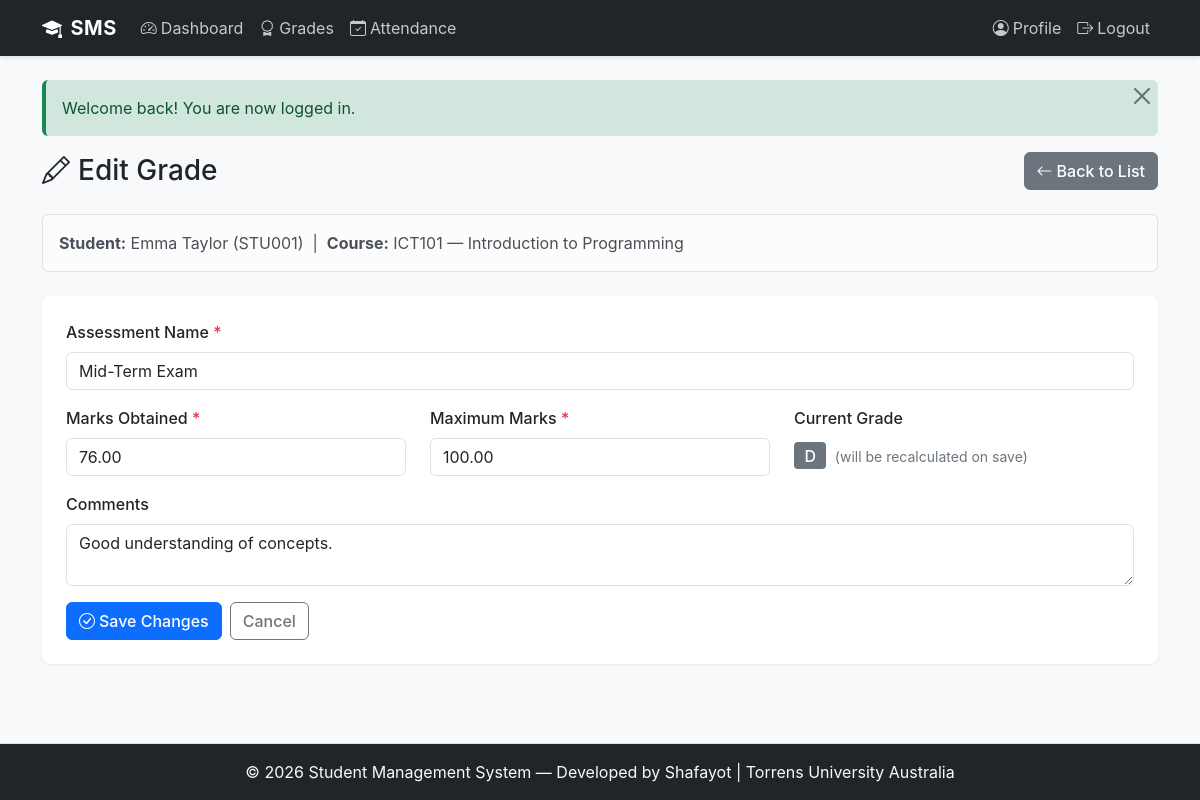
The app's page /public/grades/edit.php?id=2 (signed in) with its own data.
### tables this page shows
CREATE TABLE grades (
    id INT AUTO_INCREMENT PRIMARY KEY,
    enrollment_id INT NOT NULL,
    assessment_name VARCHAR(100) NOT NULL,
    marks_obtained DECIMAL(5,2) NOT NULL,
    max_marks DECIMAL(5,2) NOT NULL DEFAULT 100.00,
    grade_letter VARCHAR(2) NULL,
    comments TEXT NULL,
    recorded_at DATETIME NOT NULL DEFAULT CURRENT_TIMESTAMP,
    FOREIGN KEY (enrollment_id) REFERENCES enrollments(id) ON DELETE CASCADE,
    INDEX idx_enrollment_id (enrollment_id)
);

CREATE TABLE students (
    id INT AUTO_INCREMENT PRIMARY KEY,
    user_id INT NOT NULL,
    student_number VARCHAR(20) NOT NULL UNIQUE,
    first_name VARCHAR(50) NOT NULL,
    last_name VARCHAR(50) NOT NULL,
    date_of_birth DATE NULL,
    gender ENUM('male', 'female', 'other') NULL,
    phone VARCHAR(20) NULL,
    address TEXT NULL,
    enrollment_year YEAR NOT NULL,
    created_at DATETIME NOT NULL DEFAULT CURRENT_TIMESTAMP,
    FOREIGN KEY (user_id) REFERENCES users(id) ON DELETE CASCADE,
    INDEX idx_user_id (user_id),
    INDEX idx_student_number (student_number)
);

CREATE TABLE courses (
    id INT AUTO_INCREMENT PRIMARY KEY,
    course_code VARCHAR(20) NOT NULL UNIQUE,
    course_name VARCHAR(100) NOT NULL,
    description TEXT NULL,
    credits INT NOT NULL DEFAULT 3,
    teacher_id INT NULL,
    semester ENUM('1', '2', 'summer') NOT NULL DEFAULT '1',
    year YEAR NOT NULL,
    created_at DATETIME NOT NULL DEFAULT CURRENT_TIMESTAMP,
    FOREIGN KEY (teacher_id) REFERENCES teachers(id) ON DELETE SET NULL,
    INDEX idx_course_code (course_code),
    INDEX idx_teacher_id (teacher_id)
);

### includes/db.php (called while the page is built, shortened)
<?php
class Database {
    private static $instance = null;
    public static function get_connection() {
        if (self::$instance === null) {
            try {
                $dsn = 'mysql:host=' . DB_HOST . ';dbname=' . DB_NAME . ';charset=' . DB_CHARSET;
                $options = [
                    PDO::ATTR_ERRMODE            => PDO::ERRMODE_EXCEPTION,
                    PDO::ATTR_DEFAULT_FETCH_MODE  => PDO::FETCH_ASSOC,
                    PDO::ATTR_EMULATE_PREPARES    => false,
                ];
                self::$instance = new PDO($dsn, DB_USER, DB_PASS, $options);
            } catch (PDOException $e) {
                error_log('Database connection failed: ' . $e->getMessage());
                die('Sorry, we could not connect to the database. Please try again later.');
            }
        }
        return self::$instance;
    }
    public static function query($sql, $params = []) {
        try {
            $pdo = self::get_connection();
            $stmt = $pdo->prepare($sql);
            $stmt->execute($params);
            return $stmt;
        } catch (PDOException $e) {
            error_log('Query failed: ' . $e->getMessage());
            die('Sorry, a database error occurred. Please try again later.');
        }
    }
    public static function fetch_one($sql, $params = []) {
        $stmt = self::query($sql, $params);
        return $stmt->fetch();
    }
}

### includes/functions.php (called while the page is built, shortened)
<?php
function sanitize($string) {
    return htmlspecialchars($string, ENT_QUOTES, 'UTF-8');
}

### public/grades/edit.php (the view, shortened to what this page needs)
<?php
require_once __DIR__ . '/../../includes/header.php';
$grade_id = intval($_GET['id'] ?? 0);
$grade = Database::fetch_one(
    "SELECT g.*, e.student_id, e.course_id, c.teacher_id, c.course_code, c.course_name,
            s.first_name as s_first, s.last_name as s_last, s.student_number
     FROM grades g
     JOIN enrollments e ON g.enrollment_id = e.id
     JOIN courses c ON e.course_id = c.id
     JOIN students s ON e.student_id = s.id
     WHERE g.id = ?",
    [$grade_id]
);
$form = [
    'assessment_name' => $grade['assessment_name'],
    'marks_obtained'  => $grade['marks_obtained'],
    'max_marks'       => $grade['max_marks'],
    'comments'        => $grade['comments'],
];
?>
<div class="d-flex justify-content-between align-items-center mb-4">
    <h1 class="h3 mb-0"><i class="bi bi-pencil me-2"></i>Edit Grade</h1>
    <a href="<?php echo BASE_URL; ?>/grades/list.php" class="btn btn-secondary">
        <i class="bi bi-arrow-left me-1"></i>Back to List
    </a>
</div>
<div class="alert alert-light border mb-4">
    <strong>Student:</strong> <?php echo sanitize($grade['s_first'] . ' ' . $grade['s_last']); ?>
    (<?php echo sanitize($grade['student_number']); ?>) &nbsp;|&nbsp;
    <strong>Course:</strong> <?php echo sanitize($grade['course_code'] . ' — ' . $grade['course_name']); ?>
</div>
<div class="card">
    <div class="card-body">
        <form method="POST">
            <div class="mb-3">
                <label for="assessment_name" class="form-label">Assessment Name <span class="text-danger">*</span></label>
                <input type="text" class="form-control" id="assessment_name" name="assessment_name"
                       value="<?php echo sanitize($form['assessment_name']); ?>" required>
            </div>
            <div class="row mb-3">
                <div class="col-md-4">
                    <label for="marks_obtained" class="form-label">Marks Obtained <span class="text-danger">*</span></label>
                    <input type="number" class="form-control" id="marks_obtained" name="marks_obtained"
                           value="<?php echo sanitize($form['marks_obtained']); ?>" min="0" step="0.01" required>
                </div>
                <div class="col-md-4">
                    <label for="max_marks" class="form-label">Maximum Marks <span class="text-danger">*</span></label>
                    <input type="number" class="form-control" id="max_marks" name="max_marks"
                           value="<?php echo sanitize($form['max_marks']); ?>" min="1" step="0.01" required>
                </div>
                <div class="col-md-4">
                    <label class="form-label">Current Grade</label>
                    <div class="mt-1">
                        <span class="badge bg-secondary fs-6"><?php echo sanitize($grade['grade_letter']); ?></span>
                        <small class="text-muted ms-1">(will be recalculated on save)</small>
                    </div>
                </div>
            </div>
            <div class="mb-3">
                <label for="comments" class="form-label">Comments</label>
                <textarea class="form-control" id="comments" name="comments" rows="2"><?php echo sanitize($form['comments']); ?></textarea>
            </div>
            <div class="d-flex gap-2">
                <button type="submit" class="btn btn-primary"><i class="bi bi-check-circle me-1"></i>Save Changes</button>
                <a href="<?php echo BASE_URL; ?>/grades/list.php" class="btn btn-outline-secondary">Cancel</a>
            </div>
        </form>
    </div>
</div>
<?php require_once __DIR__ . '/../../includes/footer.php'; ?>

### assets/css/style.css (style rules this page uses)
:root { --primary-color: #0d6efd; --secondary-color: #6c757d; --success-color: #198754; --danger-color: #dc3545; --warning-color: #ffc107; --info-color: #0dcaf0; --light-color: #f8f9fa; --dark-color: #212529; }
body { font-family: -apple-system, BlinkMacSystemFont, 'Segoe UI', Roboto, 'Helvetica Neue', Arial, sans-serif; background-color: #f8f9fa; min-height: 100vh; display: flex; flex-direction: column; }
.form-label { font-weight: 500; color: #212529; margin-bottom: 0.5rem; }
.form-control, .form-select { border: 1px solid #dee2e6; border-radius: 0.375rem; transition: border-color 0.2s ease, box-shadow 0.2s ease; }
.btn { border-radius: 0.375rem; font-weight: 500; transition: all 0.2s ease; }
.btn-primary { background-color: var(--primary-color); border-color: var(--primary-color); }
.alert { border: none; border-left: 4px solid; border-radius: 0.375rem; animation: slideIn 0.3s ease; }
.card { border: none; border-radius: 0.5rem; box-shadow: 0 1px 3px rgba(0, 0, 0, 0.08); margin-bottom: 1.5rem; }
.card-body { padding: 1.5rem; }
.badge { padding: 0.35rem 0.65rem; font-weight: 500; font-size: 0.85rem; border-radius: 0.25rem; }
.text-muted { color: #6c757d !important; }
.d-flex { display: flex; }
.justify-content-between { justify-content: space-between; }
.align-items-center { align-items: center; }
.gap-2 { gap: 0.5rem; }
.mb-3 { margin-bottom: 1rem; }

### records on screen
grades: students.first_name+last_name "Emma Taylor", students.student_number "STU001", courses.course_code+course_name "ICT101 — Introduction to Programming", assessment_name "Mid-Term Exam", marks_obtained "76.00", max_marks "100.00", grade_letter "D", comments "Good understanding of concepts."

### other values on screen
$message "Welcome back! You are now logged in."
